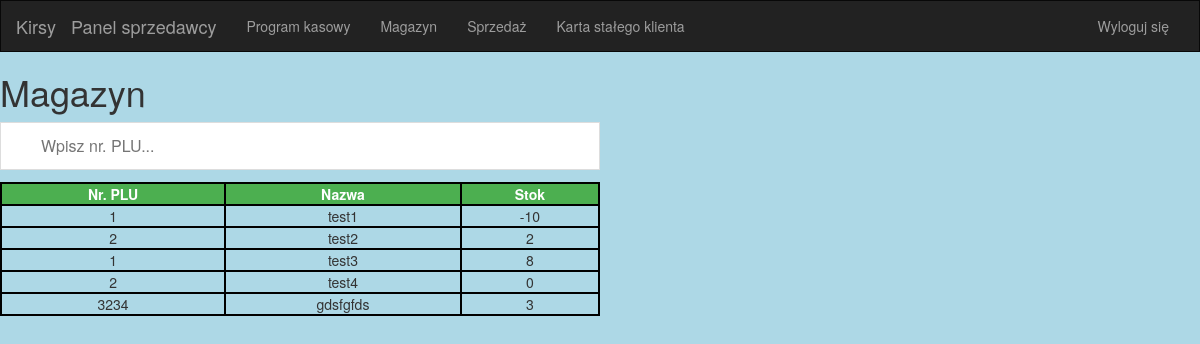
Page /kirsy/panelsprzedawcy/magazyn/ (signed in) on the earlier database version.
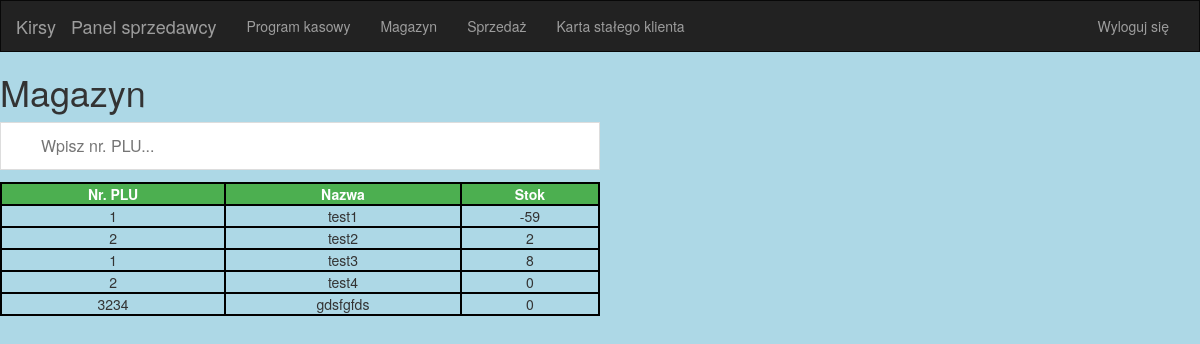
Same page on the later database version.
### panel/models.py (models this page shows, shortened)
class Product(models.Model):
    VAT_CHOICES = (
        ('23', 23),
        ('8', 8),
        ('5', 5),
        ('0', 0),
    )
    STATUS_CHOICES = (
        ('AC', 'AC'),
        ('NC', 'NC'),
    )
    art_name = models.CharField('Nazwa artykułu: ', max_length=100)
    plu_num = models.IntegerField('Nr. PLU', default=0)
    sales_price_brutto = models.FloatField('CSB: ', null=True)
    sales_price_netto = models.FloatField('CSN: ', null=True)
    last_price = models.FloatField('Ostatnia cena sprzedaży: ', null=True)
    purchase_price_brutto = models.FloatField('CZB: ', null=True)
    purchase_price_netto = models.FloatField('CZN: ', null=True)
    vat_difference = models.FloatField('Różnica VAT: ', null=True)
    vat_value = models.CharField(choices=VAT_CHOICES, max_length=3, default=23)
    entry_date = models.DateField('Data wejścia: ')
    margin = models.FloatField('Marża: ', null=True)
    zloty_margin = models.FloatField('Marża PLN: ', null=True)
    stock = models.IntegerField('Stan: ', default=0)
    stock_cs_pln = models.FloatField('Stok CS PLN: ', null=True)
    stock_cz_pln = models.FloatField('Stok CZ PLN: ', null=True)
    decote = models.IntegerField('Dekot: ', default=0)
    product_status = models.CharField(choices=STATUS_CHOICES, default='AC', max_length=2)
    quantity_sold = models.IntegerField('Sprzedana ilość', default=0)
    temporary_quantity = models.IntegerField('Tymczasowa ilość', default=0)
    history = HistoricalRecords()
    owner = models.ForeignKey(Group, on_delete=models.CASCADE)
    owner_name = models.CharField('Nazwa grupy: ', max_length=255)
    price_raw_variance = models.FloatField(null=True)
    price_percentage_variance = models.FloatField(default=0.0)
    price_changes = models.IntegerField(default=0)
    class Meta:
        verbose_name = 'Produkt'
        verbose_name_plural = 'Produkty'
    def get_current_price_display(self):
        return format_currency(self.sales_price_brutto)
    get_current_price_display.allow_tags = True
    get_current_price_display.short_description = 'CSB: '
    csb = property(get_current_price_display)
    def get_vat_display(self):
        return format_vat(self.vat_value)
    get_vat_display.allow_tags = True
    get_vat_display.short_description = 'VAT: '
    vat_display = property(get_vat_display)
    def get_decote_display(self):
        decote_value = 0
        actual_date = datetime.today()
        actual_month = actual_date.month
        entry_month = self.entry_date.strftime('%m')
        entry_month = int(entry_month)
        if entry_month in decote_dict:
            entry_month = decote_dict[entry_month]
        if actual_month - entry_month <= 2:
            return decote_value
        elif actual_month - entry_month > 2:
            for i in range(actual_month - entry_month):
                decote_value += 10
        return decote_value
    """get_decote_display.allow_tags = True
    get_decote_display.short_description = 'Dekot: '
    decot = property(get_decote_display)"""

### panel/views.py (the view)
# urls.py: path('panelsprzedawcy/magazyn/', views.warehouse, name='Magazyn'),
@login_required(login_url='/login')
def warehouse(request):
    try:
        stocks = Product.objects.only('plu_num', 'art_name', 'stock')
    except Product.DoesNotExist:
        raise Http404('Products can\'t be found!')
    return render(request, 'panel/seller_warehouse.html', {'stocks': stocks})

### panel/templates/panel/seller_warehouse.html (shortened to what this page needs)
{% extends 'panel/baseseller.html' %}
{% block content %}
<h1>Magazyn</h1>
<body>
    <input type="text" id="warehouseInput" onkeyup="warehouseFunction()" placeholder="Wpisz nr. PLU...">
    <table id="warehouseTable">
        <tr>
            <th>Nr. PLU</th>
            <th>Nazwa</th>
            <th>Stok</th>
        </tr>
        {% for field in stocks %}
            <tr>
                <td>{{ field.plu_num }}</td>
                <td>{{ field.art_name }}</td>
                <td>{{ field.stock }}</td>
            </tr>
        {% endfor %}
    </table>
</body>
{% endblock %}

Differences in the rows shown:
changed Product "test1": stock "-10" → "-59"
changed Product "gdsfgfds": stock "3" → "0"
